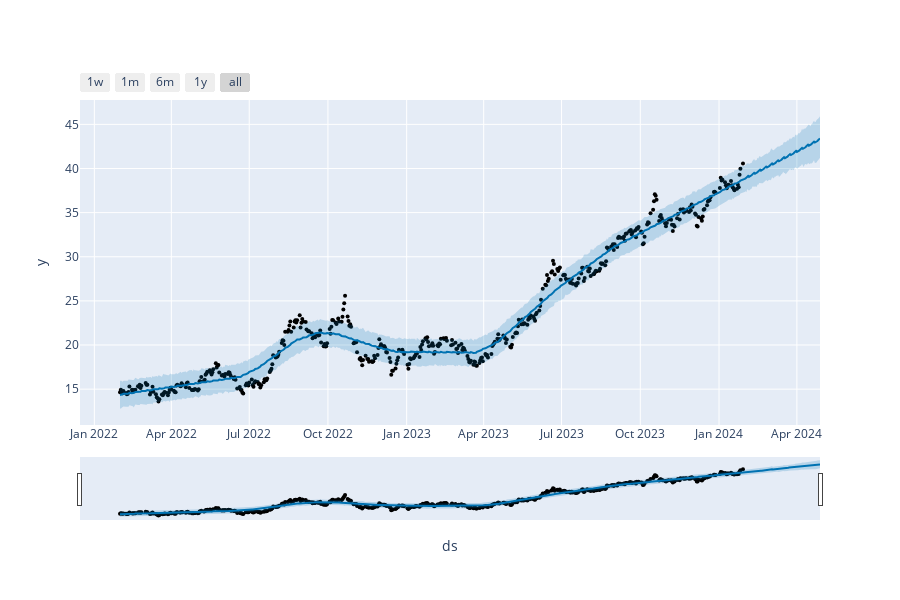

Source (notebook cell):
### Code cell
graficos = plot_plotly(modelo, previsoes)
graficos.write_html("Previsões.html")
graficos.show()

### Figure 1 — Plotly figure (JSON) as saved in the notebook; plotly's stock layout.template omitted (floating-point values rounded to 4 significant figures; data arrays with more than 128 entries replaced by an {"elided": "..."} marker saying what was removed)
{"data": [{"marker": {"color": "black", "size": 4}, "mode": "markers", "name": "Actual", "type": "scatter", "x": {"elided": "498 str values"}, "y": {"elided": "498 float values"}}, {"hoverinfo": "skip", "line": {"width": 0}, "mode": "lines", "type": "scatter", "x": {"elided": "588 str values"}, "y": {"elided": "588 float values"}}, {"fill": "tonexty", "fillcolor": "rgba(0, 114, 178, 0.2)", "line": {"color": "#0072B2", "width": 2}, "mode": "lines", "name": "Predicted", "type": "scatter", "x": {"elided": "588 str values"}, "y": {"elided": "588 float values"}}, {"fill": "tonexty", "fillcolor": "rgba(0, 114, 178, 0.2)", "hoverinfo": "skip", "line": {"width": 0}, "mode": "lines", "type": "scatter", "x": {"elided": "588 str values"}, "y": {"elided": "588 float values"}}], "layout": {"height": 600, "showlegend": false, "width": 900, "xaxis": {"rangeselector": {"buttons": [{"count": 7, "label": "1w", "step": "day", "stepmode": "backward"}, {"count": 1, "label": "1m", "step": "month", "stepmode": "backward"}, {"count": 6, "label": "6m", "step": "month", "stepmode": "backward"}, {"count": 1, "label": "1y", "step": "year", "stepmode": "backward"}, {"step": "all"}]}, "rangeslider": {"visible": true}, "title": {"text": "ds"}, "type": "date"}, "yaxis": {"title": {"text": "y"}}}}
